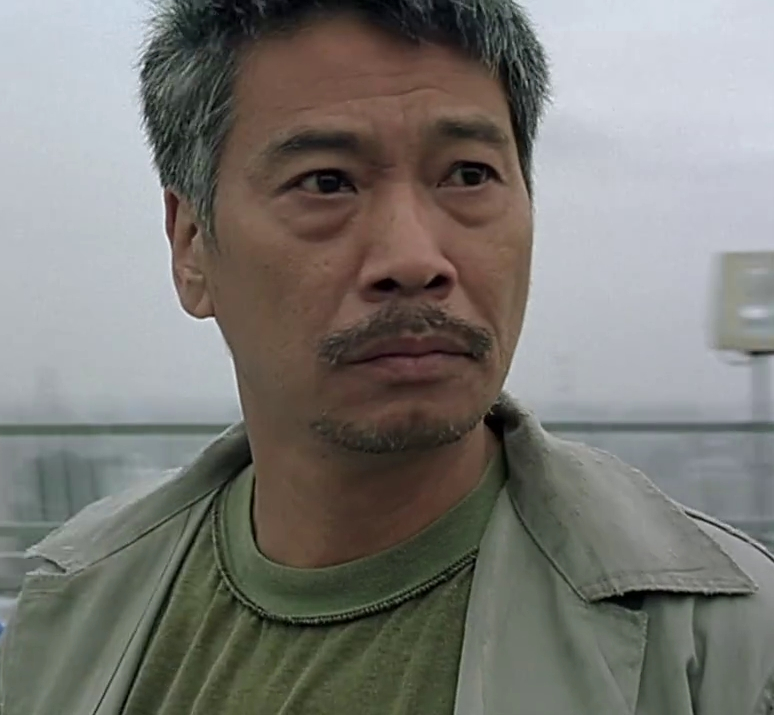
#> input picture opencv/OpenCV_image_read_show/target_color.png, 774 x 715 px
$ python image_with_matplotlib.py
#> lines starting #> are read from the running program, lines starting #| are printed output that depends on the picture
import cv2
from matplotlib import pyplot as plt

img = cv2.imread('target_color.png', 0)
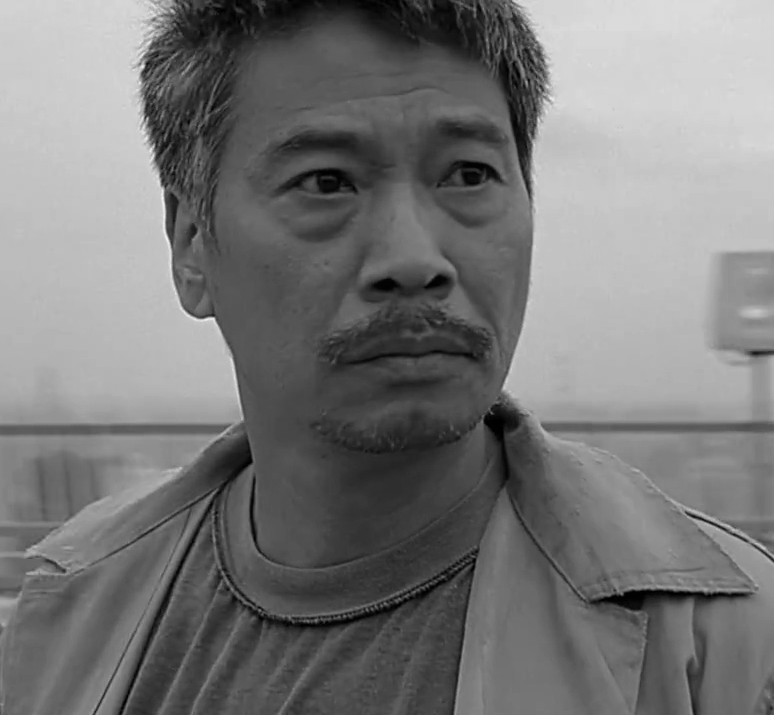
#> img: shape (715, 774); min 0, max 241, mean 119.7

# 颜色图谱（colormap), 默认绘制为RGB(A)颜色空间
"""
autumn	红-橙-黄
bone	黑-白，x线
cool	青-洋红
copper	黑-铜
flag	红-白-蓝-黑
gray	黑-白
hot	黑-红-黄-白
hsv	hsv颜色空间， 红-黄-绿-青-蓝-洋红-红
inferno	黑-红-黄
jet	蓝-青-黄-红
magma	黑-红-白
pink	黑-粉-白
plasma	绿-红-黄
prism	 红-黄-绿-蓝-紫-...-绿模式
spring	洋红-黄
summer	绿-黄
viridis	蓝-绿-黄
winter	蓝-绿
"""
plt.imshow(img, cmap='gray', interpolation='bicubic')
plt.xticks([]), plt.yticks([])
plt.show()
